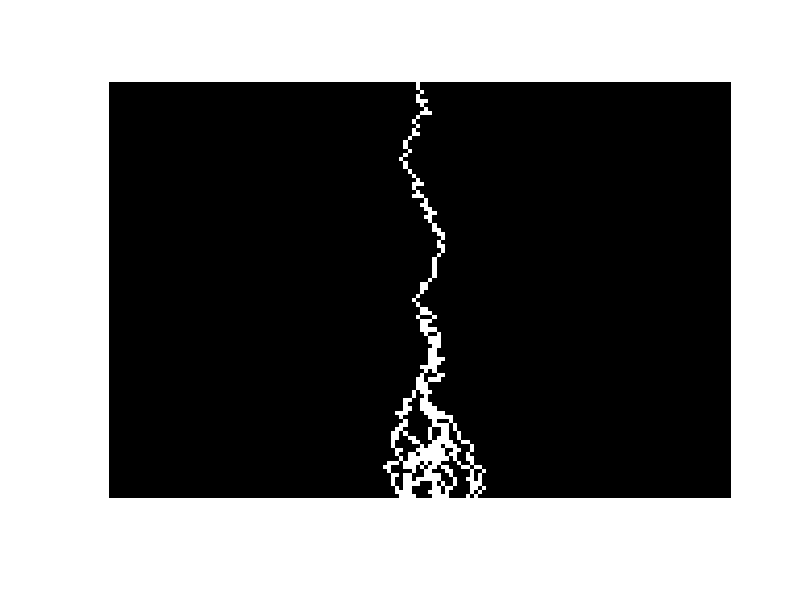

Recreate this plot in R.
## ---- chunk 1
knitr::opts_chunk$set(echo = TRUE)
library(tidyverse)
## ---- chunk 2

width <- 150
height <- 100

lightning_matrix <- matrix(0, height, width)

lightning <- function(mat, start_y, start_x) {
  x <- start_x
  y <- start_y
  if(!(y <= height && x >= 1 && x <= width)) {
   return(mat) 
  }
  mat[y, x] <- 1
  if(runif(1) < 0.01) {
      mat <- lightning(mat, y, x)
  }
  #while(y <= height && x >= 1 && x <= width) {
    #print(x)
    #mat[y, x] <- 1
    #if(runif(1) < 0.01) {
      #mat <- lightning(mat, y, x) 
    
  y <- y + sample(c(0, 1),1)
  x <- x + sample(c(-1, 0, 1),1)
    
  mat <- lightning(mat, y, x)
    
  mat
}

lightning_matrix <- lightning(lightning_matrix, 1, width%/%2)

image(t(lightning_matrix[height:1,]),
      axes = FALSE,
      asp = height/width,
      col = c("black", "white"))
